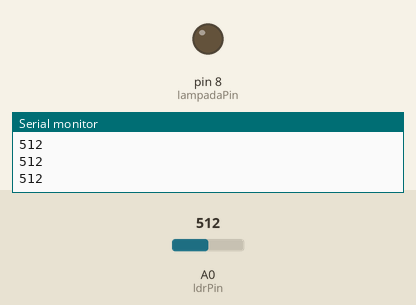
Recording of a sketch running on a simulated Arduino Uno, built with avr-gcc and run on an emulated ATmega328P. Shown: output pins drawn as LEDs (lit = HIGH), the last lines printed to the serial monitor. The test bench sets the inputs (shaded band); at power-on: A0 (ldrPin) = 512.

Above: at 1.3 s.
1.4 s: A0 (ldrPin) set to 481
At 2.7 s:
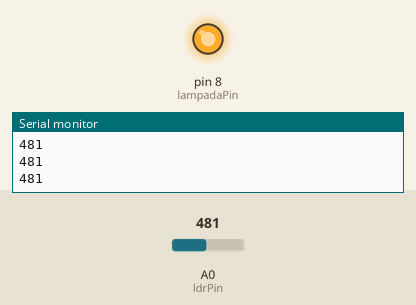
3.0 s: A0 (ldrPin) set to 510
At 4.0 s:
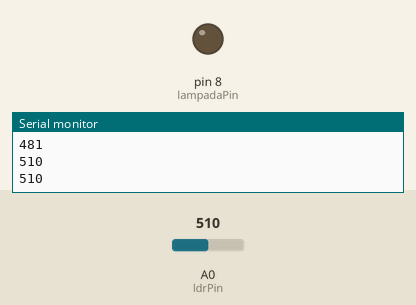
4.5 s: A0 (ldrPin) set to 490
At 5.1 s:
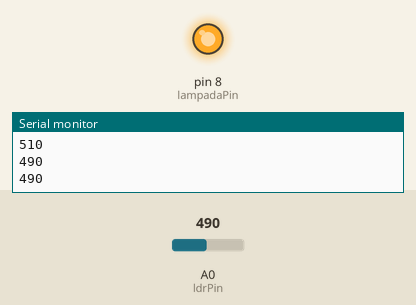
Timing chart, 0 to 7.5 s (numbered marks = the images above; inputs shaded):
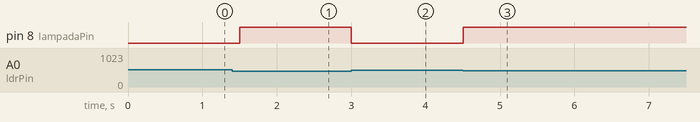

Measured:
- the behaviour switches between 500 and 499 on A0 (ldrPin) (found by bisection; images 0 and 1)
- after the input at 1.4 s, pin 8 (lampadaPin): LOW → HIGH after 0.10 s
- after the input at 3.0 s, pin 8 (lampadaPin): HIGH → LOW at once
- after the input at 4.5 s, pin 8 (lampadaPin): LOW → HIGH at once

The sketch:

Controle_de_Lumin_ria_de_Rua.ino
```cpp
const int ldrPin = A0;
const int lampadaPin = 8;

void setup() {
  pinMode(lampadaPin, OUTPUT);
  Serial.begin(9600);
}

void loop() {
  int leituraLDR = analogRead(ldrPin);
  Serial.println(leituraLDR);

  if (leituraLDR < 500) {
    digitalWrite(lampadaPin, HIGH);
  } else {
    digitalWrite(lampadaPin, LOW);
  }

  delay(500);
}
```
